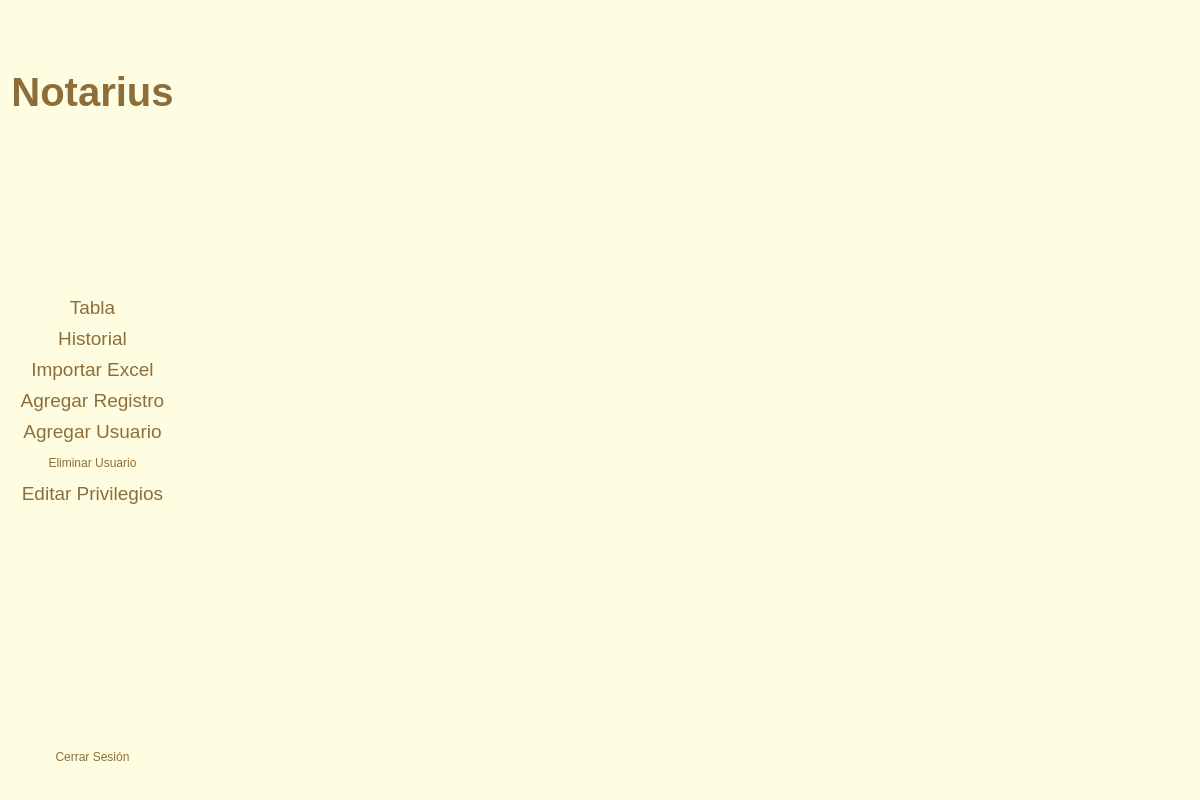
<?xml version="1.0" encoding="UTF-8"?>
<ui version="4.0">
 <class>QDialog</class>
 <widget class="QDialog" name="QDialog">
  <property name="geometry">
   <rect>
    <x>0</x>
    <y>0</y>
    <width>1200</width>
    <height>800</height>
   </rect>
  </property>
  <property name="windowTitle">
   <string>MainWindow</string>
  </property>
  <property name="styleSheet">
   <string notr="true">QDialog {
 background-color:rgb(255, 253, 225);
 
 }</string>
  </property>
  <layout class="QGridLayout" name="gridLayout">
   <item row="0" column="1">
    <widget class="QStackedWidget" name="stackedWidget">
     <widget class="VerTabla" name="vertabla"/>
     <widget class="AgregarRegistro" name="agregar"/>
     <widget class="EditarPrivilegios" name="editarprivilegios"/>
     <widget class="RegistrarUsuario" name="registrarusuario">
      <property name="whatsThis">
       <string/>
      </property>
     </widget>
    </widget>
   </item>
   <item row="0" column="0">
    <layout class="QVBoxLayout" name="verticalLayout_5">
     <item>
      <spacer name="verticalSpacer">
       <property name="orientation">
        <enum>Qt::Vertical</enum>
       </property>
       <property name="sizeHint" stdset="0">
        <size>
         <width>20</width>
         <height>40</height>
        </size>
       </property>
      </spacer>
     </item>
     <item>
      <widget class="QLabel" name="label_2">
       <property name="text">
        <string>&lt;!DOCTYPE HTML PUBLIC &quot;-//W3C//DTD HTML 4.0//EN&quot; &quot;http://www.w3.org/TR/REC-html40/strict.dtd&quot;&gt;
&lt;html&gt;&lt;head&gt;&lt;meta name=&quot;qrichtext&quot; content=&quot;1&quot; /&gt;&lt;style type=&quot;text/css&quot;&gt;
p, li { white-space: pre-wrap; }
&lt;/style&gt;&lt;/head&gt;&lt;body style=&quot; font-family:'.AppleSystemUIFont'; font-size:24pt; font-weight:700; font-style:normal;&quot;&gt;
&lt;p align=&quot;center&quot; style=&quot; margin-top:12px; margin-bottom:12px; margin-left:0px; margin-right:0px; -qt-block-indent:0; text-indent:0px;&quot;&gt;&lt;span style=&quot; font-size:30pt; color:rgb(141, 110, 58);&quot;&gt;Notarius&lt;/span&gt;&lt;/p&gt;&lt;/body&gt;&lt;/html&gt;</string>
       </property>
      </widget>
     </item>
     <item>
      <spacer name="verticalSpacer_13">
       <property name="orientation">
        <enum>Qt::Vertical</enum>
       </property>
       <property name="sizeHint" stdset="0">
        <size>
         <width>20</width>
         <height>40</height>
        </size>
       </property>
      </spacer>
     </item>
     <item>
      <spacer name="verticalSpacer_3">
       <property name="orientation">
        <enum>Qt::Vertical</enum>
       </property>
       <property name="sizeHint" stdset="0">
        <size>
         <width>20</width>
         <height>40</height>
        </size>
       </property>
      </spacer>
     </item>
     <item>
      <spacer name="verticalSpacer_14">
       <property name="orientation">
        <enum>Qt::Vertical</enum>
       </property>
       <property name="sizeHint" stdset="0">
        <size>
         <width>20</width>
         <height>40</height>
        </size>
       </property>
      </spacer>
     </item>
     <item>
      <layout class="QVBoxLayout" name="verticalLayout_6">
       <item>
        <widget class="QPushButton" name="botonTabla">
         <property name="font">
          <font>
           <pointsize>14</pointsize>
           <weight>50</weight>
           <bold>false</bold>
          </font>
         </property>
         <property name="autoFillBackground">
          <bool>false</bool>
         </property>
         <property name="styleSheet">
          <string notr="true">QPushButton {
	color: rgb(141, 110, 58);
	border: none;
	height: 25px;

}

QPushButton:hover {
	background-color: rgb(149, 117, 61);
	color: rgb(255, 255, 255);
}
QPushButton:pressed {
    border-style: inset;
    background-color: rgb(149, 117, 61);
	color: rgb(255, 255, 255);
}
</string>
         </property>
         <property name="text">
          <string>Tabla</string>
         </property>
         <property name="icon">
          <iconset>
           <normaloff>bar-chart-box-line.png</normaloff>bar-chart-box-line.png</iconset>
         </property>
         <property name="autoDefault">
          <bool>false</bool>
         </property>
         <property name="flat">
          <bool>false</bool>
         </property>
        </widget>
       </item>
       <item>
        <widget class="QPushButton" name="pushButton_6">
         <property name="font">
          <font>
           <pointsize>14</pointsize>
           <weight>50</weight>
           <bold>false</bold>
          </font>
         </property>
         <property name="styleSheet">
          <string notr="true">QPushButton {
	color: rgb(141, 110, 58);
	border: none;
	height: 25px;
}

QPushButton:hover {
	background-color: rgb(149, 117, 61);
	color: rgb(255, 255, 255);
}

QPushButton:pressed {
    border-style: inset;
    background-color: rgb(149, 117, 61);
	color: rgb(255, 255, 255);
}</string>
         </property>
         <property name="text">
          <string>Historial</string>
         </property>
         <property name="icon">
          <iconset>
           <normaloff>file-history-fill.png</normaloff>file-history-fill.png</iconset>
         </property>
        </widget>
       </item>
       <item>
        <widget class="QPushButton" name="pushButton_9">
         <property name="font">
          <font>
           <pointsize>14</pointsize>
           <weight>50</weight>
           <bold>false</bold>
          </font>
         </property>
         <property name="styleSheet">
          <string notr="true">QPushButton {
	color: rgb(141, 110, 58);
	border: none;
	height: 25px;
}

QPushButton:hover {
	background-color: rgb(149, 117, 61);
	color: rgb(255, 255, 255);
}

QPushButton:pressed {
    border-style: inset;
    background-color: rgb(149, 117, 61);
	color: rgb(255, 255, 255);
}</string>
         </property>
         <property name="text">
          <string>Importar Excel</string>
         </property>
         <property name="icon">
          <iconset>
           <normaloff>file-excel-2-fill.png</normaloff>file-excel-2-fill.png</iconset>
         </property>
        </widget>
       </item>
       <item>
        <widget class="QPushButton" name="botonAgregar">
         <property name="font">
          <font>
           <pointsize>14</pointsize>
           <weight>50</weight>
           <bold>false</bold>
          </font>
         </property>
         <property name="styleSheet">
          <string notr="true">QPushButton {
	color: rgb(141, 110, 58);
	border: none;
height: 25px;
}

QPushButton:hover {
	background-color: rgb(149, 117, 61);
	color: rgb(255, 255, 255);
}

QPushButton:pressed {
    border-style: inset;
    background-color: rgb(149, 117, 61);
	color: rgb(255, 255, 255);
}</string>
         </property>
         <property name="text">
          <string>Agregar Registro</string>
         </property>
         <property name="icon">
          <iconset>
           <normaloff>profile-line.png</normaloff>profile-line.png</iconset>
         </property>
        </widget>
       </item>
       <item>
        <widget class="QPushButton" name="botonRegistrar">
         <property name="font">
          <font>
           <pointsize>14</pointsize>
          </font>
         </property>
         <property name="styleSheet">
          <string notr="true">QPushButton {
	color: rgb(141, 110, 58);
	border: none;
height: 25px;
}

QPushButton:hover {
	background-color: rgb(149, 117, 61);
	color: rgb(255, 255, 255);
}

QPushButton:pressed {
    border-style: inset;
    background-color: rgb(149, 117, 61);
	color: rgb(255, 255, 255);
}</string>
         </property>
         <property name="text">
          <string>Agregar Usuario</string>
         </property>
        </widget>
       </item>
       <item>
        <widget class="QPushButton" name="pushButton_eliminar_usuario">
         <property name="whatsThis">
          <string>&lt;html&gt;&lt;head/&gt;&lt;body&gt;&lt;p&gt;&lt;span style=&quot; font-size:14pt;&quot;&gt;Eliminar Usuario&lt;/span&gt;&lt;/p&gt;&lt;p&gt;&lt;br/&gt;&lt;/p&gt;&lt;/body&gt;&lt;/html&gt;</string>
         </property>
         <property name="styleSheet">
          <string notr="true">QPushButton {
	color: rgb(141, 110, 58);
	border: none;
height: 25px;
	font: 14pt &quot;MS Shell Dlg 2&quot;;
}

QPushButton:hover {
	background-color: rgb(149, 117, 61);
	color: rgb(255, 255, 255);
}

QPushButton:pressed {
    border-style: inset;
    background-color: rgb(149, 117, 61);
	color: rgb(255, 255, 255);
}</string>
         </property>
         <property name="text">
          <string>Eliminar Usuario</string>
         </property>
        </widget>
       </item>
       <item>
        <widget class="QPushButton" name="botonEditarPrivilegios">
         <property name="font">
          <font>
           <pointsize>14</pointsize>
           <weight>50</weight>
           <bold>false</bold>
          </font>
         </property>
         <property name="styleSheet">
          <string notr="true">QPushButton {
	color: rgb(141, 110, 58);
	border: none;
height: 25px;
}

QPushButton:hover {
	background-color: rgb(149, 117, 61);
	color: rgb(255, 255, 255);
}

QPushButton:pressed {
    border-style: inset;
    background-color: rgb(149, 117, 61);
	color: rgb(255, 255, 255);
}</string>
         </property>
         <property name="text">
          <string>Editar Privilegios</string>
         </property>
         <property name="icon">
          <iconset>
           <normaloff>edit-2-fill.png</normaloff>edit-2-fill.png</iconset>
         </property>
        </widget>
       </item>
      </layout>
     </item>
     <item>
      <spacer name="verticalSpacer_4">
       <property name="orientation">
        <enum>Qt::Vertical</enum>
       </property>
       <property name="sizeHint" stdset="0">
        <size>
         <width>20</width>
         <height>40</height>
        </size>
       </property>
      </spacer>
     </item>
     <item>
      <spacer name="verticalSpacer_2">
       <property name="orientation">
        <enum>Qt::Vertical</enum>
       </property>
       <property name="sizeHint" stdset="0">
        <size>
         <width>20</width>
         <height>40</height>
        </size>
       </property>
      </spacer>
     </item>
     <item>
      <spacer name="verticalSpacer_8">
       <property name="orientation">
        <enum>Qt::Vertical</enum>
       </property>
       <property name="sizeHint" stdset="0">
        <size>
         <width>20</width>
         <height>40</height>
        </size>
       </property>
      </spacer>
     </item>
     <item>
      <spacer name="verticalSpacer_11">
       <property name="orientation">
        <enum>Qt::Vertical</enum>
       </property>
       <property name="sizeHint" stdset="0">
        <size>
         <width>20</width>
         <height>40</height>
        </size>
       </property>
      </spacer>
     </item>
     <item>
      <widget class="QPushButton" name="pushButton">
       <property name="styleSheet">
        <string notr="true">QPushButton {
	color: rgb(141, 110, 58);
	border: none;
height: 25px;
}

QPushButton:hover {
	background-color: rgb(149, 117, 61);
	color: rgb(255, 255, 255);
}

QPushButton:pressed {
    border-style: inset;
    background-color: rgb(149, 117, 61);
	color: rgb(255, 255, 255);
}</string>
       </property>
       <property name="text">
        <string>Cerrar Sesión</string>
       </property>
       <property name="icon">
        <iconset>
         <normaloff>logout-box-r-line.png</normaloff>logout-box-r-line.png</iconset>
       </property>
      </widget>
     </item>
     <item>
      <spacer name="verticalSpacer_5">
       <property name="orientation">
        <enum>Qt::Vertical</enum>
       </property>
       <property name="sizeType">
        <enum>QSizePolicy::Minimum</enum>
       </property>
       <property name="sizeHint" stdset="0">
        <size>
         <width>20</width>
         <height>20</height>
        </size>
       </property>
      </spacer>
     </item>
    </layout>
   </item>
  </layout>
 </widget>
 <customwidgets>
  <customwidget>
   <class>AgregarRegistro</class>
   <extends>QWidget</extends>
   <header>pages/agregar</header>
   <container>1</container>
  </customwidget>
  <customwidget>
   <class>VerTabla</class>
   <extends>QWidget</extends>
   <header>pages/vertabla</header>
   <container>1</container>
  </customwidget>
  <customwidget>
   <class>EditarPrivilegios</class>
   <extends>QWidget</extends>
   <header>pages/editarprivilegios</header>
   <container>1</container>
  </customwidget>
  <customwidget>
   <class>RegistrarUsuario</class>
   <extends>QWidget</extends>
   <header>pages/registrarusuario</header>
   <container>1</container>
  </customwidget>
 </customwidgets>
 <resources/>
 <connections/>
</ui>
